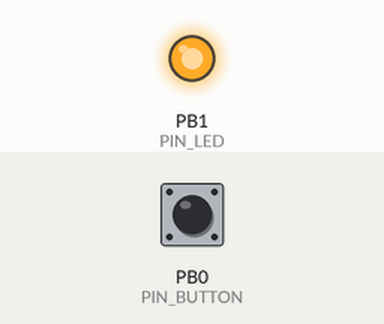
Recording of a sketch running on a simulated ATtiny85, built with avr-gcc and run on an emulated ATtiny85. On the bench: output pins drawn as LEDs (lit = HIGH). The inputs (shaded band) are chosen by the test bench; at power-on: PB0 (PIN_BUTTON) HIGH.

Above: at 1.2 s.
1.3 s: PB0 (PIN_BUTTON) pulled LOW for 0.15 s
At 1.38 s:
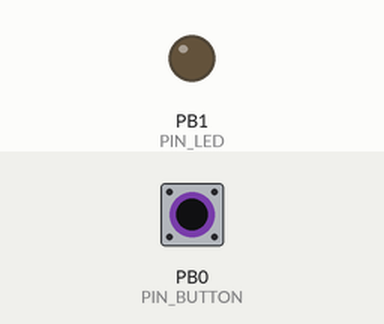
2.9 s: PB0 (PIN_BUTTON) pulled LOW for 3.2 s
At 7.0 s:
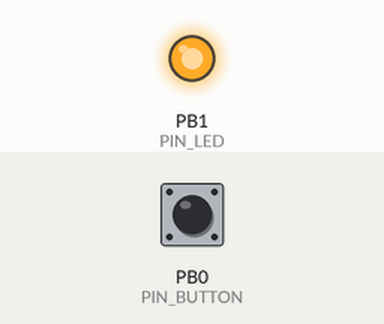
Timing chart, 0 to 8.5 s (numbered marks = the images above; inputs shaded):
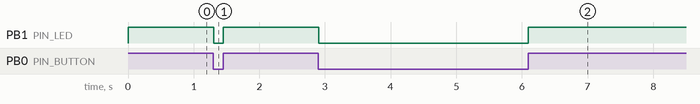

The sketch:

digispark-usb-kbd.ino
```cpp
/* This program is for the Digispark (ATTiny85 MCU) USB board.
 *
 * This acts like a USB keyboard and presses ENTER whenever P0 is pulled to GND.
 */


#include "DigiKeyboard.h"


#define DEBOUNCE_DELAY 2000
#define PIN_LED 1     /* Model A has LED on GPIO1 */
#define PIN_BUTTON 0  /* GPIO0 for button input */
int button = HIGH;
int button_old = HIGH;
int debounce = 0;


void setup() {
  pinMode(PIN_LED, OUTPUT);
  digitalWrite(PIN_LED, HIGH);
  pinMode(PIN_BUTTON, INPUT);
  digitalWrite(PIN_BUTTON, HIGH);   // enable weak pullup

  // Send an initial keystroke to make Digispark enumerate immediately as HID.
  // Otherwise only enumerates after first keystroke.
  DigiKeyboard.sendKeyStroke(0);
}

void loop() {
  // Debounce delay prevents mechanical switch noise from producing double/triple characters.
  debounce++;
  if (debounce < DEBOUNCE_DELAY)
    return;
  debounce = 0;

  // Read the button. Button pulls the pin to GND.
  button = digitalRead(PIN_BUTTON);

  if (button == button_old)
    return;
  button_old = button;
  digitalWrite(PIN_LED, button);
  if (button == HIGH)   // button was released
    return;

  // Drops here only first time when button is pressed.
  digitalWrite(PIN_LED, button);

  // This is generally not necessary but with some older systems it seems to
  // prevent missing the first character after a delay:
  DigiKeyboard.sendKeyStroke(0);

  // Println("") will send just an ENTER.
  DigiKeyboard.println("");
}
```

Measured:
- after the input at 1.3 s, PB1 (PIN_LED): HIGH → LOW at once, → HIGH 0.15 s later
- after the input at 2.9 s, PB1 (PIN_LED): HIGH → LOW at once, → HIGH 3.2 s later
